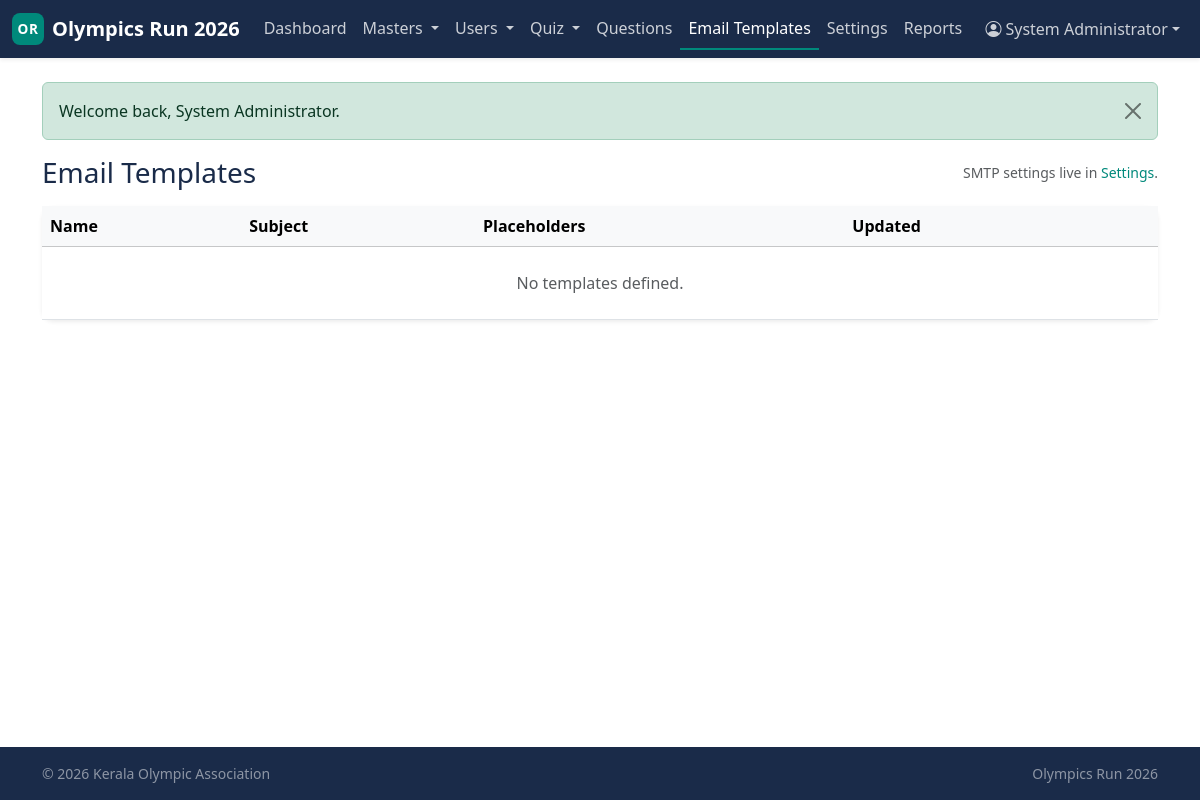
Before: /admin/email-templates (signed in) with the older database file.
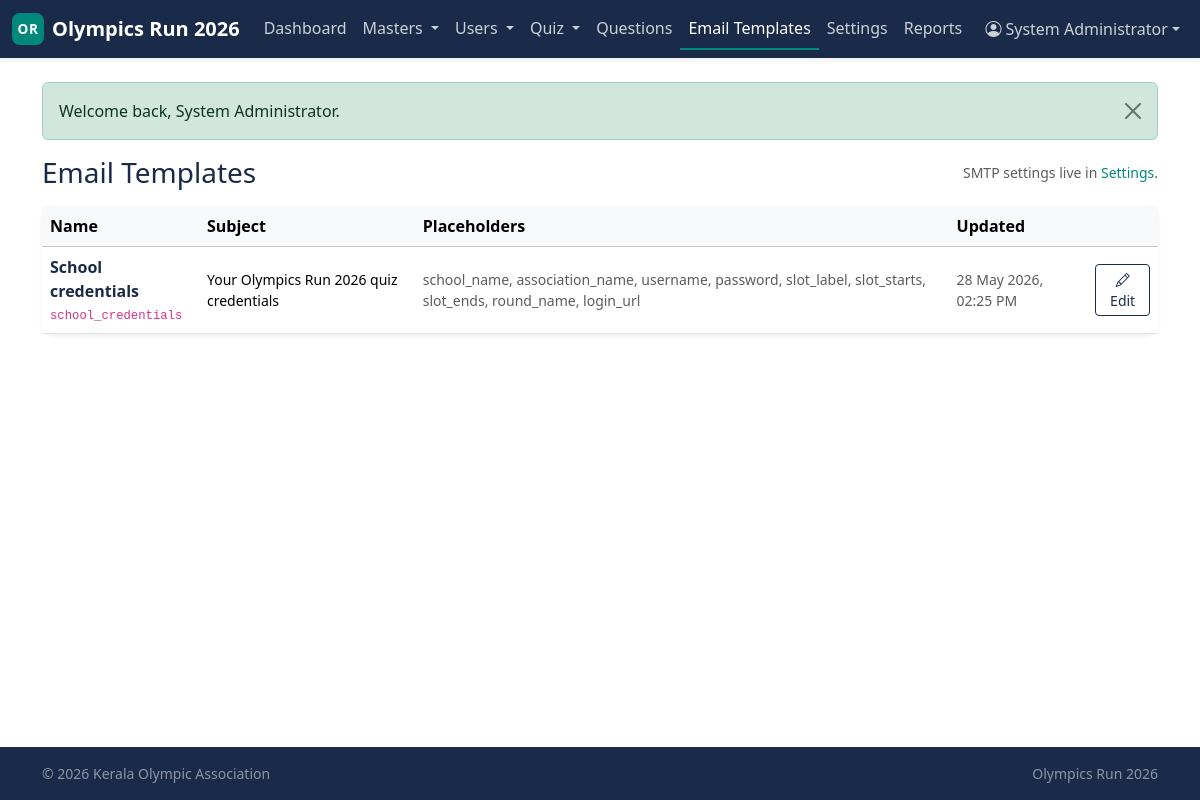
After: the same page with the newer database file.
### tables this page shows
CREATE TABLE email_templates (
    template_key    VARCHAR(64)  NOT NULL,
    name            VARCHAR(150) NOT NULL,
    subject         VARCHAR(255) NOT NULL,
    body_html       MEDIUMTEXT   NOT NULL,
    body_text       MEDIUMTEXT   NULL,
    placeholders    VARCHAR(500) NULL,
    updated_by_admin_id INT UNSIGNED NULL,
    updated_at      DATETIME     NOT NULL DEFAULT CURRENT_TIMESTAMP
                                            ON UPDATE CURRENT_TIMESTAMP,
    PRIMARY KEY (template_key),
    KEY idx_et_updated_by (updated_by_admin_id),
    CONSTRAINT fk_et_admin
        FOREIGN KEY (updated_by_admin_id) REFERENCES admins(admin_id)
        ON DELETE SET NULL
);

### includes/helpers.php (called while the page is built, shortened)
<?php
function e(?string $value): string
{
    return htmlspecialchars((string)$value, ENT_QUOTES | ENT_SUBSTITUTE, 'UTF-8');
}
function flash_pull(string $type): ?string
{
    $msg = $_SESSION['flash'][$type] ?? null;
    return $msg;
}
function view(string $template, array $data = []): string
{
    $__file = __DIR__ . '/../views/' . $template . '.php';
    extract($data, EXTR_SKIP);
    include $__file;
    return ob_get_clean();
}
function render(string $template, array $data = []): void
{
    $content   = view($template, $data);
    extract($data, EXTR_SKIP);
    include __DIR__ . '/../views/layouts/app.php';
}
function nav_for_role(string $role): array
{
    return match ($role) {
        Auth::ROLE_ADMIN => [
            ['label' => 'Dashboard', 'url' => '/admin/dashboard'],
            ['label' => 'Masters', 'children' => [
                ['label' => 'Associations', 'url' => '/admin/associations'],
                ['label' => 'Schools',      'url' => '/admin/schools'],
            ]],
            ['label' => 'Users', 'children' => [
                ['label' => 'Association Users', 'url' => '/admin/association-users'],
                ['label' => 'Expert Panelists',  'url' => '/admin/panelists'],
                ['label' => 'School Logins',     'url' => '/admin/school-logins'],
            ]],
            ['label' => 'Quiz', 'children' => [
                ['label' => 'Rounds', 'url' => '/admin/rounds'],
                ['label' => 'Slots',  'url' => '/admin/slots'],
            ]],
            ['label' => 'Questions', 'url' => '/admin/questions'],
            ['label' => 'Email Templates', 'url' => '/admin/email-templates'],
            ['label' => 'Settings',  'url' => '/admin/settings'],
            ['label' => 'Reports',   'url' => '/admin/reports'],
        ],
        Auth::ROLE_ASSOCIATION => [
            ['label' => 'Dashboard', 'url' => '/association/dashboard'],
            ['label' => 'Questions', 'url' => '/association/questions'],
            ['label' => 'Schools',   'url' => '/association/schools'],
            ['label' => 'Slots',     'url' => '/association/slots'],
            ['label' => 'Results',   'url' => '/association/results'],
            ['label' => 'Reports',   'url' => '/association/reports'],
        ],
        Auth::ROLE_PANELIST => [
            ['label' => 'Dashboard',    'url' => '/panelist/dashboard'],
            ['label' => 'Review Queue', 'url' => '/panelist/review'],
            ['label' => 'Master Bank',  'url' => '/panelist/master'],
            ['label' => 'Slot Builder', 'url' => '/panelist/slots'],
            ['label' => 'Results',      'url' => '/panelist/results'],
        ],
        Auth::ROLE_SCHOOL => [
            ['label' => 'Dashboard', 'url' => '/school/dashboard'],
            ['label' => 'Profile',   'url' => '/school/profile'],
            ['label' => 'My Slot',   'url' => '/school/slot'],
            ['label' => 'Results',   'url' => '/school/result'],
        ],
        default => [],
    };
}
function dt_display(?string $mysqlDatetime, string $format = 'd M Y, h:i A'): string
{
    $ts = strtotime($mysqlDatetime);
    return $ts === false ? '—' : date($format, $ts);
}

### controllers/AdminEmailTemplatesController.php (called while the page is built, shortened)
<?php
final class AdminEmailTemplatesController
{
    public function index(): void
    {
        render('admin/email_templates/index', [
            'title'     => 'Email Templates — Admin',
            'templates' => EmailTemplate::all(),
        ]);
    }
}

### includes/Auth.php (called while the page is built, shortened)
<?php
final class Auth
{
    public static function check(): bool
    {
        return !empty($_SESSION['auth']);
    }
    public static function user(): ?array
    {
        return $_SESSION['auth'] ?? null;
    }
    public static function role(): ?string
    {
        return $_SESSION['auth']['role'] ?? null;
    }
}

### includes/Database.php (called while the page is built, shortened)
<?php
final class Database
{
    private static ?PDO $pdo = null;
    public static function connection(): PDO
    {
        $cfg = $GLOBALS['APP_CONFIG']['db'];
        $dsn = sprintf(
            'mysql:host=%s;port=%d;dbname=%s;charset=%s',
            $cfg['host'],
            $cfg['port'],
            $cfg['name'],
            $cfg['charset']
        );
        self::$pdo = new PDO($dsn, $cfg['user'], $cfg['pass'], [
            PDO::ATTR_ERRMODE            => PDO::ERRMODE_EXCEPTION,
            PDO::ATTR_DEFAULT_FETCH_MODE => PDO::FETCH_ASSOC,
            PDO::ATTR_EMULATE_PREPARES   => false,
            PDO::MYSQL_ATTR_INIT_COMMAND => "SET NAMES utf8mb4 COLLATE utf8mb4_unicode_ci",
        ]);
        return self::$pdo;
    }
    public static function query(string $sql, array $params = []): PDOStatement
    {
        $stmt = self::connection()->prepare($sql);
        $stmt->execute($params);
        return $stmt;
    }
    public static function fetchAll(string $sql, array $params = []): array
    {
        return self::query($sql, $params)->fetchAll();
    }
}

### models/EmailTemplate.php (called while the page is built, shortened)
<?php
final class EmailTemplate
{
    public static function all(): array
    {
        return Database::fetchAll(
            'SELECT * FROM email_templates ORDER BY name ASC'
        );
    }
}

### views/admin/email_templates/index.php (the view, shortened to what this page needs)
<div class="d-md-flex justify-content-between align-items-center mb-3">
    <h1 class="h3 text-navy mb-2 mb-md-0">Email Templates</h1>
    <span class="small text-muted">SMTP settings live in
        <a href="/admin/settings" class="link-accent">Settings</a>.</span>
</div>
<div class="card panel border-0 shadow-sm">
    <div class="table-responsive">
        <table class="table align-middle mb-0">
            <thead class="table-light">
                <tr>
                    <th>Name</th>
                    <th class="d-none d-md-table-cell">Subject</th>
                    <th class="d-none d-lg-table-cell">Placeholders</th>
                    <th class="d-none d-lg-table-cell">Updated</th>
                    <th class="text-end"></th>
                </tr>
            </thead>
            <tbody>
                <?php if (empty($templates)): ?>
                    <tr><td colspan="5" class="text-center text-muted py-4">No templates defined.</td></tr>
                <?php else: foreach ($templates as $t): ?>
                    <tr>
                        <td>
                            <div class="fw-semibold text-navy"><?= e($t['name']) ?></div>
                            <div class="small text-muted"><code><?= e($t['template_key']) ?></code></div>
                        </td>
                        <td class="d-none d-md-table-cell small"><?= e($t['subject']) ?></td>
                        <td class="d-none d-lg-table-cell small text-muted">
                            <?= e($t['placeholders'] ?? '—') ?>
                        </td>
                        <td class="d-none d-lg-table-cell small text-muted">
                            <?= e(dt_display($t['updated_at'])) ?>
                        </td>
                        <td class="text-end">
                            <a href="/admin/email-templates/<?= urlencode($t['template_key']) ?>/edit"
                               class="btn btn-sm btn-outline-navy"><i class="bi bi-pencil"></i> Edit</a>
                        </td>
                    </tr>
                <?php endforeach; endif; ?>
            </tbody>
        </table>
    </div>
</div>

### public/index.php (shortened to what this page needs)
<?php
$reqPath = strtok($_SERVER['REQUEST_URI'] ?? '/', '?') ?: '/';
$reqPath = rtrim($reqPath, '/') ?: '/';
$method  = $_SERVER['REQUEST_METHOD'] ?? 'GET';
foreach ($routes as $pattern => $handler) {
    [$rMethod, $rPath] = explode(' ', $pattern, 2);
    if ($rMethod !== $method) continue;
    if (!str_contains($rPath, '{')) {
        if ($rPath !== $reqPath) continue;
        $params = [];
    } else {
        $regex = '#^' . preg_replace('#\{(\w+)\}#', '(?<$1>[^/]+)', $rPath) . '$#';
        if (!preg_match($regex, $reqPath, $m)) continue;
        $params = array_values(array_filter(
            $m,
            static fn($k) => is_string($k),
            ARRAY_FILTER_USE_KEY
        ));
    }
    if (is_array($handler)) {
        [$class, $methodName] = $handler;
        (new $class)->$methodName(...$params);
    } else {
        $handler(...$params);
    }
    return;
}

### views/layouts/app.php (shortened to what this page needs)
<!doctype html>
<html lang="en">
<head>
    <link rel="stylesheet"
          href="https://cdn.jsdelivr.net/npm/bootstrap@5.3.3/dist/css/bootstrap.min.css">
    <link rel="stylesheet"
          href="https://cdn.jsdelivr.net/npm/bootstrap-icons@1.11.3/font/bootstrap-icons.min.css">
    <link rel="stylesheet" href="/css/app.css">
</head>
<body class="d-flex flex-column min-vh-100 bg-app">
<?php include __DIR__ . '/../partials/navbar.php'; ?>
<main class="flex-grow-1 py-3 py-md-4">
    <div class="container">
        <?php include __DIR__ . '/../partials/flash.php'; ?>
        <?= $content ?>
    </div>
</main>
<footer class="footer mt-auto py-3 bg-navy text-white-50">
    <div class="container small d-md-flex justify-content-between">
        <span>&copy; <?= date('Y') ?> Kerala Olympic Association</span>
        <span>Olympics Run 2026</span>
    </div>
</footer>
</body>
</html>

### views/partials/navbar.php (shortened to what this page needs)
<?php
$currentPath = strtok($_SERVER['REQUEST_URI'] ?? '/', '?');
$items = Auth::check() ? nav_for_role(Auth::role()) : [];
$isItemActive = static function (array $item) use ($currentPath): bool {
    if (isset($item['url']) && $currentPath === $item['url']) return true;
    if (!empty($item['children'])) {
        foreach ($item['children'] as $c) {
            if (isset($c['url']) && str_starts_with($currentPath ?: '', rtrim($c['url'], '/'))) {
                return true;
            }
        }
    }
    return false;
};
?>
<nav class="navbar navbar-expand-lg navbar-dark bg-navy shadow-sm">
    <div class="container-fluid">
        <a class="navbar-brand fw-semibold d-flex align-items-center" href="/">
            <span class="brand-mark me-2" aria-hidden="true">OR</span>
            <span>Olympics Run 2026</span>
        </a>
        <div class="collapse navbar-collapse" id="mainNav">
            <?php if (Auth::check()): ?>
                <ul class="navbar-nav me-auto mb-2 mb-lg-0">
                    <?php foreach ($items as $i => $item):
                        $active = $isItemActive($item);
                    ?>
                        <?php if (!empty($item['children'])): ?>
                            <li class="nav-item dropdown">
                                <a class="nav-link dropdown-toggle <?= $active ? 'active' : '' ?>"
                                   href="#" role="button"
                                   id="nav-dd-<?= $i ?>"
                                   data-bs-toggle="dropdown" aria-expanded="false">
                                    <?= e($item['label']) ?>
                                </a>
                            </li>
                        <?php else: ?>
                            <li class="nav-item">
                                <a class="nav-link <?= $active ? 'active' : '' ?>"
                                   <?= $active ? 'aria-current="page"' : '' ?>
                                   href="<?= e($item['url']) ?>">
                                    <?= e($item['label']) ?>
                                </a>
                            </li>
                        <?php endif; ?>
                    <?php endforeach; ?>
                </ul>
                <ul class="navbar-nav ms-auto">
                    <li class="nav-item dropdown">
                        <a class="nav-link dropdown-toggle d-flex align-items-center"
                           href="#" id="userMenu" role="button"
                           data-bs-toggle="dropdown" aria-expanded="false">
                            <i class="bi bi-person-circle me-1"></i>
                            <?= e(Auth::user()['name'] ?? Auth::user()['username']) ?>
                        </a>
                    </li>
                </ul>
            <?php endif; ?>
        </div>
    </div>
</nav>

### views/partials/flash.php
<?php
$flashMap = [
    'success' => 'alert-success',
    'error'   => 'alert-danger',
    'info'    => 'alert-info',
    'warning' => 'alert-warning',
];
foreach ($flashMap as $type => $class):
    $msg = flash_pull($type);
    if ($msg === null) continue;
?>
    <div class="alert <?= $class ?> alert-dismissible fade show" role="alert">
        <?= e($msg) ?>
        <button type="button" class="btn-close" data-bs-dismiss="alert" aria-label="Close"></button>
    </div>
<?php endforeach; ?>

### public/css/app.css (style rules this page uses)
:root { --or-navy: #1A2B49; --or-navy-700: #14223A; --or-navy-300: #4A5A75; --or-teal: #00897B; --or-teal-700: #006B61; --or-teal-300: #4DB6A6; --or-panel: #F5F7FA; --or-panel-dark: #E6EAF1; --or-bg: #FFFFFF; --or-text: #1F2937; --or-muted: #6B7280; }
:root, [data-bs-theme="light"] { --bs-primary: var(--or-navy); --bs-primary-rgb: 26, 43, 73; --bs-link-color: var(--or-teal); --bs-link-color-rgb: 0, 137, 123; --bs-link-hover-color: var(--or-teal-700); --bs-body-bg: var(--or-bg); --bs-body-color: var(--or-text); }
body.bg-app { background-color: var(--or-bg); color: var(--or-text); }
.bg-navy { background-color: var(--or-navy) !important; }
.text-navy { color: var(--or-navy) !important; }
.link-accent { color: var(--or-teal); text-decoration: none; }
.card.panel { background-color: var(--or-panel); border-radius: 0.75rem; }
.navbar.bg-navy { --bs-navbar-color: rgba(255, 255, 255, 0.78); --bs-navbar-hover-color: #fff; --bs-navbar-active-color: #fff; --bs-navbar-brand-color: #fff; --bs-navbar-brand-hover-color: #fff; --bs-navbar-toggler-border-color: rgba(255, 255, 255, 0.25); }
.navbar.bg-navy .nav-link.active { color: #fff; border-bottom: 2px solid var(--or-teal); }
.navbar .brand-mark { display: inline-flex; align-items: center; justify-content: center; width: 32px; height: 32px; border-radius: 8px; background: var(--or-teal); color: #fff; font-weight: 700; font-size: 0.85rem; letter-spacing: 0.5px; }
.btn-outline-navy { --bs-btn-color: var(--or-navy); --bs-btn-border-color: var(--or-navy); --bs-btn-hover-color: #fff; --bs-btn-hover-bg: var(--or-navy); --bs-btn-hover-border-color: var(--or-navy); }
.footer.bg-navy { background-color: var(--or-navy) !important; }

Changed rows visible on the page:
added email_templates: name "School credentials", template_key "school_credentials", subject "Your Olympics Run 2026 quiz credentials", placeholders "school_name, association_name, username, password, slot_label, slot_starts, slot_ends, round_name, login_url", updated_at "28 May 2026, 02:25 PM"
Other visible differences:
list line gone: "No templates defined."
